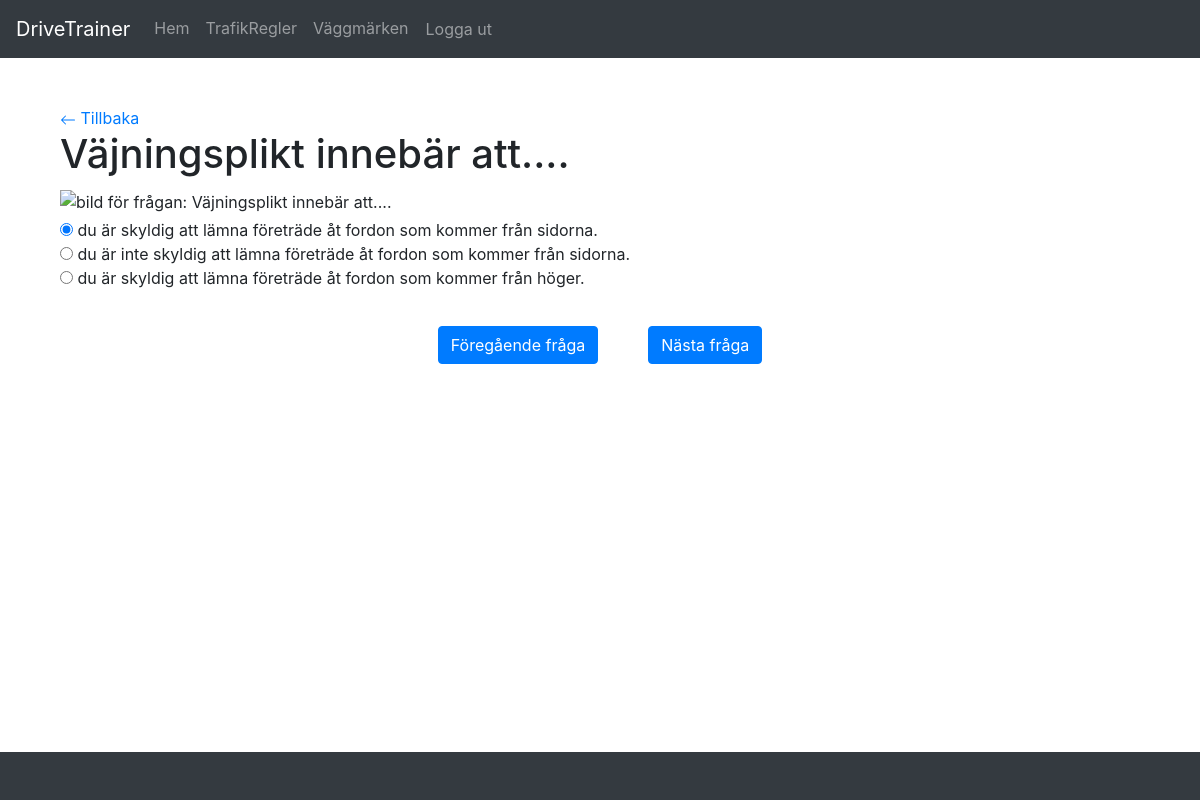
Screenshot of /trafic_rule_question_detail/4/ (signed in) with the database file from the repository.
### myapp/models.py (models this page shows, shortened)
class TraficRuleQuestion(models.Model):
    question_text = models.CharField(max_length=500, validators=[
                                     MinLengthValidator(5),
                                     MaxLengthValidator(500)])
    pub_date = models.DateTimeField('date published')
    is_saved = models.BooleanField(default=False)
    link = models.CharField(max_length=500, validators=[
                            MinLengthValidator(5), MaxLengthValidator(500)])

class TraficRuleChoice(models.Model):
    question = models.ForeignKey(TraficRuleQuestion, on_delete=models.CASCADE)
    choice_text = models.CharField(max_length=400, validators=[
                                   MinLengthValidator(5),
                                   MaxLengthValidator(400)])
    is_correct = models.BooleanField(default=False)

### myapp/views.py (the view)
# urls.py: path('trafic_rule_question_detail/<int:question_id>/',
def trafic_rule_question_detail(request, question_id):
    if not isinstance(request.user, AnonymousUser):
        question = get_object_or_404(TraficRuleQuestion, pk=question_id)
        choices = question.traficrulechoice_set.all()
        last_question_id = TraficRuleQuestion.objects.last().id
        first_question_id = TraficRuleQuestion.objects.first().id
        is_last_question = question_id == last_question_id
        is_first_question = question_id == first_question_id
        message = ''
        is_answered_correctly = False
        if request.method == "POST":
            submitted_answer_id = request.POST.get('choice')
            if submitted_answer_id:
                submitted_choice = TraficRuleChoice.objects.get(
                    pk=submitted_answer_id)
                if submitted_choice.is_correct:
                    message = "Your answer is correct!"
                    is_answered_correctly = True
                    existing_answer = TraficRuleAnswer.objects.filter(
                        question=question, user=request.user).first()
                    if existing_answer:
                        existing_answer.is_answered = True
                        existing_answer.save()
                    else:
                        answer = TraficRuleAnswer.objects.create(
                            question=question, user=request.user, is_answered=True)
                        answer.selected_choices.add(submitted_choice)
                    existing_answer = TraficRuleAnswer.objects.filter(
                        question=question, user=request.user).first()
                    for choice in choices:
                        if choice in existing_answer.selected_choices.all():
                            choice.is_selected = True
                else:
                    message = "Sorry, your answer is wrong."
            else:
                message = "Please select an answer."
        elif request.method == "GET":
            existing_answer = TraficRuleAnswer.objects.filter(
                question=question, user=request.user).first()
            if existing_answer:
                for choice in choices:
                    if choice in existing_answer.selected_choices.all():
                        choice.is_selected = True
                        is_answered_correctly = True
        return render(request, 'question_detail.html', {'question': question, 'choices': choices, 'message': message, 'is_answered_correctly': is_answered_correctly, 'current_question_id': question_id, "last_question_id": last_question_id, "is_last_question": is_last_question, "is_first_question": is_first_question})
    else:
        return HttpResponseRedirect('login')

### templates/question_detail.html (shortened to what this page needs)
{% extends "base.html" %}
{% block content %}
    <div class="container">
        <a  href="/">
            <svg xmlns="http://www.w3.org/2000/svg" width="16" height="16" fill="currentColor" class="bi bi-arrow-left" viewBox="0 0 16 16">
                <path fill-rule="evenodd" d="M15 8a.5.5 0 0 0-.5-.5H2.707l3.147-3.146a.5.5 0 1 0-.708-.708l-4 4a.5.5 0 0 0 0 .708l4 4a.5.5 0 0 0 .708-.708L2.707 8.5H14.5A.5.5 0 0 0 15 8"/>
            </svg>
            Tillbaka
        </a>
        <h1>{{ question.question_text }}</h1>
        <img src="{{question.link}}" class="img-fluid my-1" alt="bild för frågan: {{ question.question_text }}">
        <form method="post">
            {% for choice in choices %}
                <input type="radio" name="choice" value="{{ choice.id }}" {% if choice.is_selected %}checked{% endif %}>
                {{ choice.choice_text }}<br>
            {% endfor %}
        </form>
        <div class="button-container">
            {% if not is_first_question %}
                <a class="btn btn-primary mt-3" href="{% url 'previous_question' current_question_id=current_question_id %}" class="nextButton">
                    Föregående fråga
                </a>
            {% endif %}
            {% if not is_last_question %}
                <a class="btn btn-primary mt-3" href="{% url 'next_question' current_question_id=current_question_id %}" class="nextButton">
                    Nästa fråga
                </a>
            {% endif %}
        </div>
    </div>
{% endblock %}

### templates/base.html (shortened to what this page needs)
{% load static %}
<!DOCTYPE html>
<html lang="en">
  <head>
    <link rel="stylesheet" href="https://cdn.jsdelivr.net/npm/bootstrap@4.6.2/dist/css/bootstrap.min.css" />
    <link rel="stylesheet" href="{% static 'css/styles.css' %}" />
  </head>
  <body>
    <nav class="navbar navbar-expand-lg navbar-dark bg-dark">
      <a class="navbar-brand" href="/">DriveTrainer</a>
      <div class="collapse navbar-collapse" id="navbarSupportedContent">
        <ul class="navbar-nav mr-auto">
          {% if user.is_authenticated %}
            <li class="nav-item {% if request.path == '/' %}active{% endif %}">
              <a class="nav-link" href="/">Hem <span class="sr-only">(current)</span></a>
            </li>
            <li class="nav-item {% if request.path == '/trafic_rules' %}active{% endif %}">
              <a class="nav-link" href="/trafic_rules">TrafikRegler</a>
            </li>
            <li class="nav-item {% if request.path == '/road_signs' %}active{% endif %}">
              <a class="nav-link" href="/road_signs">Väggmärken</a>
            </li>
            <form method="post" action="{% url 'logout' %}">
              <button type="submit" class="nav-link btn btn-link">Logga ut</button>
            </form>
          {% else %}
            <li class="nav-item {% if request.path == '/login/' %}active{% endif %}">
              <a class="nav-link" href="{% url 'login' %}">logga in</a>
            </li>
          {% endif %}
        </ul>
      </div>
    </nav>
    <main class="container my-5">
      {% block content %}
      {% endblock %}
    </main>
    <footer class="text-center text-lg-start" style="background-color: #343a40;">
    </footer>
  </body>
</html>

### static/css/styles.css (style rules this page uses)
body { min-height: 100vh; display: flex; flex-direction: column; }
.button-container { display: flex; justify-content: center; gap: 50px; margin-top: 20px; }

### rows the page displays
TraficRuleQuestion: question_text "Väjningsplikt innebär att...."
TraficRuleChoice: choice "☑", choice_text "du är skyldig att lämna företräde åt fordon som kommer från sidorna."
TraficRuleChoice: choice_text "du är inte skyldig att lämna företräde åt fordon som kommer från sidorna."
TraficRuleChoice: choice_text "du är skyldig att lämna företräde åt fordon som kommer från höger."
